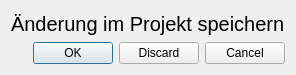
<?xml version="1.0" encoding="UTF-8"?>
<ui version="4.0">
 <class>Dialog_Save</class>
 <widget class="QDialog" name="Dialog_Save">
  <property name="geometry">
   <rect>
    <x>0</x>
    <y>0</y>
    <width>286</width>
    <height>75</height>
   </rect>
  </property>
  <property name="windowTitle">
   <string>Dialog</string>
  </property>
  <layout class="QVBoxLayout" name="verticalLayout">
   <item>
    <widget class="QLabel" name="label">
     <property name="font">
      <font>
       <pointsize>15</pointsize>
      </font>
     </property>
     <property name="text">
      <string>Änderung im Projekt speichern</string>
     </property>
    </widget>
   </item>
   <item>
    <widget class="QDialogButtonBox" name="buttonBox">
     <property name="orientation">
      <enum>Qt::Horizontal</enum>
     </property>
     <property name="standardButtons">
      <set>QDialogButtonBox::Cancel|QDialogButtonBox::Discard|QDialogButtonBox::Ok</set>
     </property>
    </widget>
   </item>
  </layout>
 </widget>
 <resources/>
 <connections>
  <connection>
   <sender>buttonBox</sender>
   <signal>accepted()</signal>
   <receiver>Dialog_Save</receiver>
   <slot>accept()</slot>
   <hints>
    <hint type="sourcelabel">
     <x>248</x>
     <y>254</y>
    </hint>
    <hint type="destinationlabel">
     <x>157</x>
     <y>274</y>
    </hint>
   </hints>
  </connection>
  <connection>
   <sender>buttonBox</sender>
   <signal>rejected()</signal>
   <receiver>Dialog_Save</receiver>
   <slot>reject()</slot>
   <hints>
    <hint type="sourcelabel">
     <x>316</x>
     <y>260</y>
    </hint>
    <hint type="destinationlabel">
     <x>286</x>
     <y>274</y>
    </hint>
   </hints>
  </connection>
 </connections>
</ui>
